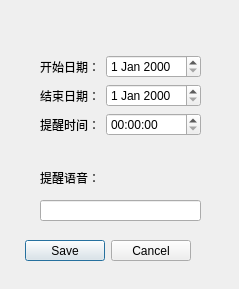
<?xml version="1.0" encoding="UTF-8"?>
<ui version="4.0">
 <class>Dialog</class>
 <widget class="QDialog" name="Dialog">
  <property name="geometry">
   <rect>
    <x>0</x>
    <y>0</y>
    <width>239</width>
    <height>289</height>
   </rect>
  </property>
  <property name="windowTitle">
   <string>珠海电台AI智能语音提醒</string>
  </property>
  <widget class="QDialogButtonBox" name="save_buttonBox">
   <property name="geometry">
    <rect>
     <x>20</x>
     <y>240</y>
     <width>171</width>
     <height>21</height>
    </rect>
   </property>
   <property name="orientation">
    <enum>Qt::Horizontal</enum>
   </property>
   <property name="standardButtons">
    <set>QDialogButtonBox::Cancel|QDialogButtonBox::Save</set>
   </property>
  </widget>
  <widget class="QLineEdit" name="alarm_str_lineEdit">
   <property name="geometry">
    <rect>
     <x>40</x>
     <y>200</y>
     <width>161</width>
     <height>21</height>
    </rect>
   </property>
  </widget>
  <widget class="QLabel" name="label_4">
   <property name="geometry">
    <rect>
     <x>40</x>
     <y>170</y>
     <width>61</width>
     <height>16</height>
    </rect>
   </property>
   <property name="text">
    <string>提醒语音：</string>
   </property>
  </widget>
  <widget class="QWidget" name="">
   <property name="geometry">
    <rect>
     <x>40</x>
     <y>30</y>
     <width>161</width>
     <height>131</height>
    </rect>
   </property>
   <layout class="QGridLayout" name="gridLayout">
    <item row="0" column="1">
     <layout class="QVBoxLayout" name="verticalLayout_2">
      <item>
       <widget class="QDateEdit" name="start_date"/>
      </item>
      <item>
       <widget class="QDateEdit" name="end_date"/>
      </item>
      <item>
       <widget class="QTimeEdit" name="alarm_time"/>
      </item>
     </layout>
    </item>
    <item row="0" column="0">
     <layout class="QVBoxLayout" name="verticalLayout">
      <item>
       <widget class="QLabel" name="label">
        <property name="text">
         <string>开始日期：</string>
        </property>
       </widget>
      </item>
      <item>
       <widget class="QLabel" name="label_2">
        <property name="text">
         <string>结束日期：</string>
        </property>
       </widget>
      </item>
      <item>
       <widget class="QLabel" name="label_3">
        <property name="text">
         <string>提醒时间：</string>
        </property>
       </widget>
      </item>
     </layout>
    </item>
   </layout>
  </widget>
 </widget>
 <resources/>
 <connections>
  <connection>
   <sender>save_buttonBox</sender>
   <signal>accepted()</signal>
   <receiver>Dialog</receiver>
   <slot>accept()</slot>
   <hints>
    <hint type="sourcelabel">
     <x>190</x>
     <y>254</y>
    </hint>
    <hint type="destinationlabel">
     <x>157</x>
     <y>274</y>
    </hint>
   </hints>
  </connection>
  <connection>
   <sender>save_buttonBox</sender>
   <signal>rejected()</signal>
   <receiver>Dialog</receiver>
   <slot>reject()</slot>
   <hints>
    <hint type="sourcelabel">
     <x>190</x>
     <y>260</y>
    </hint>
    <hint type="destinationlabel">
     <x>238</x>
     <y>274</y>
    </hint>
   </hints>
  </connection>
 </connections>
</ui>
